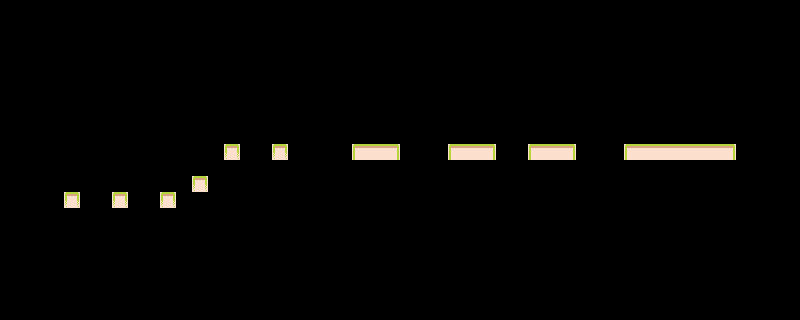

This is a level from a 2D game, rendered from its Tiled map with the project's own tilesets. A one-line summary and the complete map file follow:
An orthogonal 50x20 tile map with 16x16 px tiles, 1 tile layer (Ground) and 6 objects.

<map version="1.10" tiledversion="1.11.2" orientation="orthogonal" renderorder="right-down" width="50" height="20" tilewidth="16" tileheight="16" infinite="0" nextlayerid="6" nextobjectid="17">
 <tileset firstgid="1" source="../Tileset.tsx" />
 <layer id="1" name="Ground" class="Collision" width="50" height="20">
  <data encoding="csv">
0,0,0,0,0,0,0,0,0,0,0,0,0,0,0,0,0,0,0,0,0,0,0,0,0,0,0,0,0,0,0,0,0,0,0,0,0,0,0,0,0,0,0,0,0,0,0,0,0,0,
0,0,0,0,0,0,0,0,0,0,0,0,0,0,0,0,0,0,0,0,0,0,0,0,0,0,0,0,0,0,0,0,0,0,0,0,0,0,0,0,0,0,0,0,0,0,0,0,0,0,
0,0,0,0,0,0,0,0,0,0,0,0,0,0,0,0,0,0,0,0,0,0,0,0,0,0,0,0,0,0,0,0,0,0,0,0,0,0,0,0,0,0,0,0,0,0,0,0,0,0,
0,0,0,0,0,0,0,0,0,0,0,0,0,0,0,0,0,0,0,0,0,0,0,0,0,0,0,0,0,0,0,0,0,0,0,0,0,0,0,0,0,0,0,0,0,0,0,0,0,0,
0,0,0,0,0,0,0,0,0,0,0,0,0,0,0,0,0,0,0,0,0,0,0,0,0,0,0,0,0,0,0,0,0,0,0,0,0,0,0,0,0,0,0,0,0,0,0,0,0,0,
0,0,0,0,0,0,0,0,0,0,0,0,0,0,0,0,0,0,0,0,0,0,0,0,0,0,0,0,0,0,0,0,0,0,0,0,0,0,0,0,0,0,0,0,0,0,0,0,0,0,
0,0,0,0,0,0,0,0,0,0,0,0,0,0,0,0,0,0,0,0,0,0,0,0,0,0,0,0,0,0,0,0,0,0,0,0,0,0,0,0,0,0,0,0,0,0,0,0,0,0,
0,0,0,0,0,0,0,0,0,0,0,0,0,0,0,0,0,0,0,0,0,0,0,0,0,0,0,0,0,0,0,0,0,0,0,0,0,0,0,0,0,0,0,0,0,0,0,0,0,0,
0,0,0,0,0,0,0,0,0,0,0,0,0,0,0,0,0,0,0,0,0,0,0,0,0,0,0,0,0,0,0,0,0,0,0,0,0,0,0,0,0,0,0,0,0,0,0,0,0,0,
0,0,0,0,0,0,0,0,0,0,0,0,0,0,10,0,0,10,0,0,0,0,4,5,6,0,0,0,4,5,6,0,0,4,5,6,0,0,0,4,5,5,5,5,5,6,0,0,0,0,
0,0,0,0,0,0,0,0,0,0,0,0,0,0,0,0,0,0,0,0,0,0,0,0,0,0,0,0,0,0,0,0,0,0,0,0,0,0,0,0,0,0,0,0,0,0,0,0,0,0,
0,0,0,0,0,0,0,0,0,0,0,0,10,0,0,0,0,0,0,0,0,0,0,0,0,0,0,0,0,0,0,0,0,0,0,0,0,0,0,0,0,0,0,0,0,0,0,0,0,0,
0,0,0,0,10,0,0,10,0,0,10,0,0,0,0,0,0,0,0,0,0,0,0,0,0,0,0,0,0,0,0,0,0,0,0,0,0,0,0,0,0,0,0,0,0,0,0,0,0,0,
0,0,0,0,0,0,0,0,0,0,0,0,0,0,0,0,0,0,0,0,0,0,0,0,0,0,0,0,0,0,0,0,0,0,0,0,0,0,0,0,0,0,0,0,0,0,0,0,0,0,
0,0,0,0,0,0,0,0,0,0,0,0,0,0,0,0,0,0,0,0,0,0,0,0,0,0,0,0,0,0,0,0,0,0,0,0,0,0,0,0,0,0,0,0,0,0,0,0,0,0,
0,0,0,0,0,0,0,0,0,0,0,0,0,0,0,0,0,0,0,0,0,0,0,0,0,0,0,0,0,0,0,0,0,0,0,0,0,0,0,0,0,0,0,0,0,0,0,0,0,0,
0,0,0,0,0,0,0,0,0,0,0,0,0,0,0,0,0,0,0,0,0,0,0,0,0,0,0,0,0,0,0,0,0,0,0,0,0,0,0,0,0,0,0,0,0,0,0,0,0,0,
0,0,0,0,0,0,0,0,0,0,0,0,0,0,0,0,0,0,0,0,0,0,0,0,0,0,0,0,0,0,0,0,0,0,0,0,0,0,0,0,0,0,0,0,0,0,0,0,0,0,
0,0,0,0,0,0,0,0,0,0,0,0,0,0,0,0,0,0,0,0,0,0,0,0,0,0,0,0,0,0,0,0,0,0,0,0,0,0,0,0,0,0,0,0,0,0,0,0,0,0,
0,0,0,0,0,0,0,0,0,0,0,0,0,0,0,0,0,0,0,0,0,0,0,0,0,0,0,0,0,0,0,0,0,0,0,0,0,0,0,0,0,0,0,0,0,0,0,0,0,0
</data>
 </layer>
 <objectgroup id="2" name="Player">
  <object id="1" gid="41" x="64" y="192" width="16" height="16" />
 </objectgroup>
 <objectgroup id="3" name="Enemies">
  <object id="13" gid="54" x="384" y="144" width="16" height="16" />
  <object id="14" gid="54" x="448" y="144" width="16" height="16" />
  <object id="15" gid="54" x="560" y="144" width="16" height="16" />
  <object id="16" gid="54" x="640" y="128" width="16" height="16" />
 </objectgroup>
 <objectgroup id="4" name="Checkpoints">
  <object id="7" gid="38" x="720" y="144" width="16" height="16" />
 </objectgroup>
 <objectgroup id="5" name="Items" />
</map>
